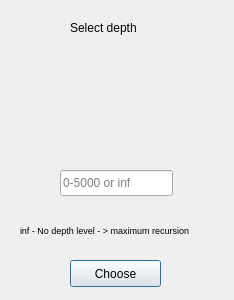
<?xml version="1.0" encoding="UTF-8"?>
<ui version="4.0">
 <class>DepthDialog</class>
 <widget class="QDialog" name="DepthDialog">
  <property name="geometry">
   <rect>
    <x>0</x>
    <y>0</y>
    <width>234</width>
    <height>300</height>
   </rect>
  </property>
  <property name="acceptDrops">
   <bool>false</bool>
  </property>
  <property name="windowTitle">
   <string>Depth</string>
  </property>
  <property name="modal">
   <bool>false</bool>
  </property>
  <widget class="QPushButton" name="pushButton">
   <property name="geometry">
    <rect>
     <x>70</x>
     <y>260</y>
     <width>91</width>
     <height>27</height>
    </rect>
   </property>
   <property name="text">
    <string>Choose</string>
   </property>
  </widget>
  <widget class="QLabel" name="label">
   <property name="geometry">
    <rect>
     <x>70</x>
     <y>20</y>
     <width>121</width>
     <height>16</height>
    </rect>
   </property>
   <property name="text">
    <string>Select depth</string>
   </property>
  </widget>
  <widget class="QLineEdit" name="lineEdit">
   <property name="geometry">
    <rect>
     <x>60</x>
     <y>170</y>
     <width>113</width>
     <height>26</height>
    </rect>
   </property>
   <property name="inputMask">
    <string/>
   </property>
   <property name="maxLength">
    <number>4</number>
   </property>
   <property name="placeholderText">
    <string>0-5000 or inf</string>
   </property>
  </widget>
  <widget class="QLabel" name="label_2">
   <property name="geometry">
    <rect>
     <x>20</x>
     <y>220</y>
     <width>221</width>
     <height>21</height>
    </rect>
   </property>
   <property name="font">
    <font>
     <pointsize>7</pointsize>
    </font>
   </property>
   <property name="text">
    <string>inf - No depth level - &gt; maximum recursion</string>
   </property>
  </widget>
 </widget>
 <resources/>
 <connections/>
</ui>
